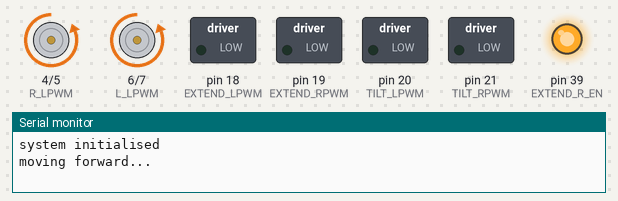
A sketch run on a simulated Arduino Mega 2560, built with avr-gcc and run on an emulated ATmega2560. Shown: motor-driver pin pairs drawn as motors (green arrow = first pin HIGH = forward, orange = second pin HIGH = backward, longer = more drive), switched loads named in the sketch (green lamp = pin HIGH), output pins drawn as LEDs (lit = HIGH), the last lines printed to the serial monitor.

Above: at 1.6 s.
At 2.65 s:
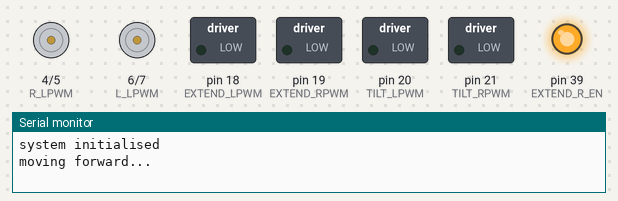
At 3.7 s:
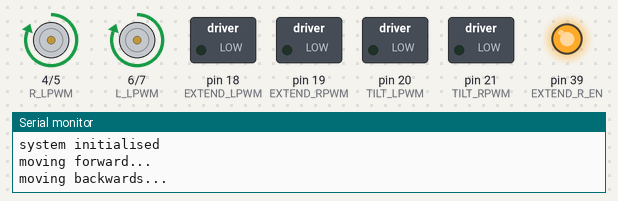
Timing chart, 0 to 6.1 s (numbered marks = the images above):
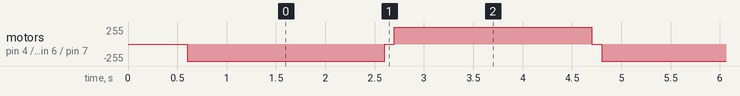

The sketch:

main.ino
```cpp
#include <Arduino.h>

/*
// PINS
// BTS7960 -> extension/retraction motor - J6
#define EXTEND_RPWM  19    // GP2
#define EXTEND_LPWM  18    // GP3
#define EXTEND_R_EN  39    // GP4
#define EXTEND_L_EN  39    // GP5

// BTS7960 -> tilt motor - J7
#define TILT_RPWM    20   // GP6
#define TILT_LPWM    21    // GP7
#define TILT_R_EN    39   // GP8
#define TILT_L_EN    39    // GP9

// TB6612 -> left wheels
#define L_IN1  10         // GP10
#define L_IN2  11         // GP11
#define L_PWM  12         // GP12

// TB6612 -> right wheels
#define R_IN1  13         // GP13
#define R_IN2  14         // GP14
#define R_PWM  15         // GP15

#define STBY   22         // GP22

// Sensors / IO
#define TILT_LIMIT_SWITCH  17   // GP17
#define START_BUTTON       15   // GP15
#define COMPLETE_LED       12   // GP12


// sensors
#define TILT_LIMIT_SWITCH 21  // stops tilt when detected
#define ZONE_DISTANCE_MM 100  // distance the ToF detects
#define HOPPER_DISTANCE_MM 100

// motor duration and speed
#define EXTENSION_SPEED 200 // 0 - 255, motor speed -> starting low and increasing
#define EXTENSION_DURATION 4000 // in ms -> how long the extension runs for

#define RETRACTION_SPEED 200
#define RETRACTION_DURATION 4000

#define TILT_SPEED 200
#define TILT_UP_DURATION 4000
#define TILT_DOWN_DURATION 4000

// FLAGS - state control
volatile bool running = false;
volatile bool complete = false;

// VL53L0X sensor object from pololu library
VL53L0X tof_sensor;


// BUTTON CODE
void check_button_press(){
  // if button PRESSED -> start LOOP
  // button press = LOW, not pressed = HIGH -> depends on PULLUP (GND OR 3.3V)
  // pico holds HIGH internally so not pressed is HIGH
  while (digitalRead(START_BUTTON) == HIGH){
    delay(10); // checks for button press every 10ms
  }
  running = true; // starts system
  Serial.println("start button pressed, system ON");
}


// SENSOR CODE
void downwards_sensor(){
  while (digitalRead(TILT_LIMIT_SWITCH) == HIGH){
    delay(5);
    // checks every 5ms
  }
  // when switch hits, turn motors OFF
  analogWrite(TILT_RPWM, 0);
  analogWrite(TILT_LPWM, 0);
  Serial.println("limit switch hit !");
}

void hopper_lip_sensor(){
  while (true) {
    int distance = tof_sensor.readRangeContinuousMillimeters();
      if (tof_sensor.timeoutOccurred()){
        continue;
}
Serial.print("hopper ToF distance: ");
Serial.print(distance);
Serial.println("mm");
if (distance < HOPPER_DISTANCE_MM){
  // hopper detected -> stop motors
  analogWrite(EXTEND_RPWM, 0);
  Serial.println("hopper detected !");
  break;
  }
delay(10);
  }
}

void dump_zone_lip_sensor(){
while (true) {
    int distance = tof_sensor.readRangeContinuousMillimeters();
      if (tof_sensor.timeoutOccurred()){
        continue;
      }
Serial.print("dump zone ToF distance: ");
Serial.print(distance);
Serial.println("mm");
if (distance < ZONE_DISTANCE_MM){
  // dump zone detected -> stop motors
  analogWrite(EXTEND_RPWM, 0);
  Serial.println("dump zone detected !");
  break;
  }
delay(10);
}
}

void time_of_flight(){
// intialise VL53L0X over I2C
  Wire.begin();
  if (!tof_sensor.init()){
    while (true){}
  }
  tof_sensor.setTimeout(500);
  tof_sensor.startContinuous();
  // sensor keeps measuring continuously
  Serial.println("VL53L0X initialised !");
}


// MOVEMENT FUNCTIONS
// move robot forward
void move_forward() {
  digitalWrite(L_IN1, HIGH);   // left wheels forward
  digitalWrite(L_IN2, LOW);    // needs L_IN1 HIGH and L_IN2 LOW to move left wheels foward
  digitalWrite(R_IN1, HIGH);   // right wheels forward
  digitalWrite(R_IN2, LOW);    // needs R_IN1 HIGH and R_IN2 LOW to move right wheels foward

  analogWrite(L_PWM, 200);     // speed control (0-255)
  analogWrite(R_PWM, 200);
}

// move backwards
void move_backwards() {
  digitalWrite(L_IN1, LOW);   // left backwards
  digitalWrite(L_IN2, HIGH);
  digitalWrite(R_IN1, LOW);   // right backwards
  digitalWrite(R_IN2, HIGH);

  analogWrite(L_PWM, 200);     // speed control (0-255)
  analogWrite(R_PWM, 200);
}

// turn left
void turn_left() {
  digitalWrite(L_IN1, LOW);    // left backwards
  digitalWrite(L_IN2, HIGH);
  digitalWrite(R_IN1, HIGH);   // right forwards
  digitalWrite(R_IN2, LOW);

  analogWrite(L_PWM, 200);
  analogWrite(R_PWM, 200);
}

// turn right
void turn_right() {
  digitalWrite(L_IN1, HIGH);   // left foward
  digitalWrite(L_IN2, LOW);
  digitalWrite(R_IN1, LOW);   // right backwards
  digitalWrite(R_IN2, HIGH);

  analogWrite(L_PWM, 200);
  analogWrite(R_PWM, 200);
}

// stop all wheels
void stop_motors() {
  digitalWrite(L_IN1, LOW);
  digitalWrite(L_IN2, LOW);
  digitalWrite(R_IN1, LOW);
  digitalWrite(R_IN2, LOW);

  analogWrite(L_PWM, 0);
  analogWrite(R_PWM, 0);
}

// ARM MOVEMENT FUNCTIONS
void extension(){
  analogWrite(EXTEND_RPWM, EXTENSION_SPEED);
  analogWrite(EXTEND_LPWM, 0);
  dump_zone_lip_sensor();
  Serial.println("arm extension complete !");
}

void extension_to_hopper(){
  analogWrite(EXTEND_RPWM, EXTENSION_SPEED);
  analogWrite(EXTEND_LPWM, 0);
  hopper_lip_sensor();
  Serial.println("arm extension to hopper complete !");
}

void retraction(){
  analogWrite(EXTEND_RPWM, 0);
  analogWrite(EXTEND_LPWM, RETRACTION_SPEED);
  delay(RETRACTION_DURATION);    // timed — no sensor on retraction
  analogWrite(EXTEND_LPWM, 0);
  Serial.println("arm retraction complete !");
}

void upwards(){
  analogWrite(TILT_RPWM, TILT_SPEED);
  analogWrite(TILT_LPWM, 0);
  delay(TILT_UP_DURATION);       // timed
  analogWrite(TILT_RPWM, 0);
  Serial.println("arm moved upwards !");
}

void downwards(){
  analogWrite(TILT_RPWM, 0);
  analogWrite(TILT_LPWM, TILT_SPEED);
  downwards_sensor();
  Serial.println("arm moved downwards !");
}

void setup(){
Serial.begin(9600); // start serial communication

// extension motor outputs (pico controls)
pinMode(EXTEND_RPWM, OUTPUT);
pinMode(EXTEND_LPWM, OUTPUT);
pinMode(EXTEND_R_EN, OUTPUT);  digitalWrite(EXTEND_R_EN, HIGH);
pinMode(EXTEND_L_EN, OUTPUT);  digitalWrite(EXTEND_L_EN, HIGH);

// tilt motor outputs (pico controls)
pinMode(TILT_RPWM, OUTPUT);
pinMode(TILT_LPWM, OUTPUT);
pinMode(TILT_R_EN, OUTPUT); digitalWrite(TILT_R_EN, HIGH);
pinMode(TILT_L_EN, OUTPUT); digitalWrite(TILT_L_EN, HIGH);

// wheel motor pins
pinMode(L_IN1, OUTPUT);
pinMode(L_IN2, OUTPUT);
pinMode(L_PWM, OUTPUT);
pinMode(R_IN1, OUTPUT);
pinMode(R_IN2, OUTPUT);
pinMode(R_PWM, OUTPUT);

pinMode(STBY, OUTPUT);
digitalWrite(STBY, HIGH); // enable motor driver

// sensors
pinMode(TILT_LIMIT_SWITCH, INPUT_PULLUP);
time_of_flight();

pinMode(LED_BUILTIN, OUTPUT);

// LED is an output, start button -> HIGH by default
pinMode(COMPLETE_LED, OUTPUT);
pinMode(START_BUTTON, INPUT_PULLUP);

// LED OFF at start
digitalWrite(COMPLETE_LED, LOW);
// print output
Serial.println("system initalised");
// BLOCK until button is pressed, then start LOOP
check_button_press();
}

// MAIN ROBOT LOGIC
void active_loop(){
  if (running && !complete){
    // CALL IN ORDER NEEDED -> adjust later

    extension(); // ToF sensor to dump zone
    downwards(); // tilt down -> limit switch
    upwards(); // tilt back to desired angle (timed)
    upwards(); // second tilt if needed

    move_forward();
    delay(3000);
    stop_motors();

    turn_left();
    delay(2000);
    stop_motors();

    extension_to_hopper(); // ToF sensor
    retraction(); // timed

    turn_right();
    delay(2000);
    stop_motors();

    move_backwards();
    delay(3000);
    stop_motors();

    // built in LED on HIGH
    digitalWrite(LED_BUILTIN, HIGH);

    // mark as done
    complete = true;
    running = false;
    // activate LED
    digitalWrite(COMPLETE_LED, HIGH);
    Serial.println("system complete !");
  }
}

void loop(){
  active_loop(); // continuously check if robot should run
}


*/


// ------- TESTING ------------------------------------------------

// BTS7960 -> extension motor
#define EXTEND_RPWM  19
#define EXTEND_LPWM  18
#define EXTEND_R_EN  39
#define EXTEND_L_EN  39

// BTS7960 -> tilt motor
#define TILT_RPWM    21
#define TILT_LPWM    20
#define TILT_R_EN    39
#define TILT_L_EN    39

// dont send pwm on both channels at once -> apply a bit of enable break

#define TILT_SPEED        75
#define TILT_UP_DURATION  50

// LEFT BTS7960 (left wheels) - J5
#define L_RPWM 7
#define L_LPWM 6
#define L_EN   39

// RIGHT BTS7960 (right wheels) - J7
#define R_RPWM 5
#define R_LPWM 4
#define R_EN   39

#define WHEEL_SPEED 255  // 100% duty cycle


void downwards_sensor() {
  delay(2000);
}

void upwards() {
  Serial.println("tilting up...");
  analogWrite(TILT_RPWM, TILT_SPEED);
  analogWrite(TILT_LPWM, 0);
  delay(TILT_UP_DURATION);

  // enable brake - both HIGH locks the motor in place
  digitalWrite(TILT_RPWM, HIGH);
  digitalWrite(TILT_LPWM, HIGH);

  Serial.println("arm moved upwards - brake applied !");
}

void downwards() {
  Serial.println("tilting down...");

  // release brake first
  digitalWrite(TILT_RPWM, LOW);
  digitalWrite(TILT_LPWM, LOW);
  delay(10);

  analogWrite(TILT_RPWM, 0);
  analogWrite(TILT_LPWM, TILT_SPEED);
  downwards_sensor();
  analogWrite(TILT_RPWM, 0);
  analogWrite(TILT_LPWM, 0);
  Serial.println("arm moved downwards !");
}

// wheel helpers
void set_left(int speed) {
  speed = constrain(speed, -255, 255);
  if (speed > 0) {
    analogWrite(L_RPWM, speed);
    analogWrite(L_LPWM, 0);
  } else if (speed < 0) {
    analogWrite(L_RPWM, 0);
    analogWrite(L_LPWM, -speed);
  } else {
    analogWrite(L_RPWM, 0);
    analogWrite(L_LPWM, 0);
  }
}

void set_right(int speed) {
  speed = constrain(speed, -255, 255);
  if (speed > 0) {
    analogWrite(R_RPWM, speed);
    analogWrite(R_LPWM, 0);
  } else if (speed < 0) {
    analogWrite(R_RPWM, 0);
    analogWrite(R_LPWM, -speed);
  } else {
    analogWrite(R_RPWM, 0);
    analogWrite(R_LPWM, 0);
  }
}

void move_forward() {
  set_left(WHEEL_SPEED);
  set_right(WHEEL_SPEED);
}

void move_backwards() {
  set_left(-WHEEL_SPEED);
  set_right(-WHEEL_SPEED);
}

void stop_motors() {
  set_left(0);
  set_right(0);
}


void setup() {
  Serial.begin(9600);

  // extension motor
  pinMode(EXTEND_RPWM, OUTPUT);
  pinMode(EXTEND_LPWM, OUTPUT);
  pinMode(EXTEND_R_EN, OUTPUT);  digitalWrite(EXTEND_R_EN, HIGH);
  pinMode(EXTEND_L_EN, OUTPUT);  digitalWrite(EXTEND_L_EN, HIGH);

  // tilt motor
  pinMode(TILT_RPWM, OUTPUT);
  pinMode(TILT_LPWM, OUTPUT);
  pinMode(TILT_R_EN, OUTPUT);  digitalWrite(TILT_R_EN, HIGH);
  pinMode(TILT_L_EN, OUTPUT);  digitalWrite(TILT_L_EN, HIGH);

  delay(100);

  // wheels - safe state before enabling
  pinMode(L_RPWM, OUTPUT);
  pinMode(L_LPWM, OUTPUT);
  pinMode(R_RPWM, OUTPUT);
  pinMode(R_LPWM, OUTPUT);

  digitalWrite(L_RPWM, LOW);
  digitalWrite(L_LPWM, LOW);
  digitalWrite(R_RPWM, LOW);
  digitalWrite(R_LPWM, LOW);

  // enable wheel drivers
  pinMode(L_EN, OUTPUT);  digitalWrite(L_EN, HIGH);
  pinMode(R_EN, OUTPUT);  digitalWrite(R_EN, HIGH);

  delay(500);

  Serial.println("system initialised");
}

void loop() {
  Serial.println("moving forward...");
  move_forward();
  delay(2000);

  stop_motors();
  delay(100);

  Serial.println("moving backwards...");
  move_backwards();
  delay(2000);

  stop_motors();
  delay(100);
}
```

Measured:
- by itself, motor on pin 4 (R_LPWM) / pin 5 (R_RPWM), motor on pin 6 (L_LPWM) / pin 7 (L_RPWM): repeats every 4.2 s: stopped 0.10 s, forward 255/255 2.0 s, stopped 0.10 s, backward 255/255 2.0 s
